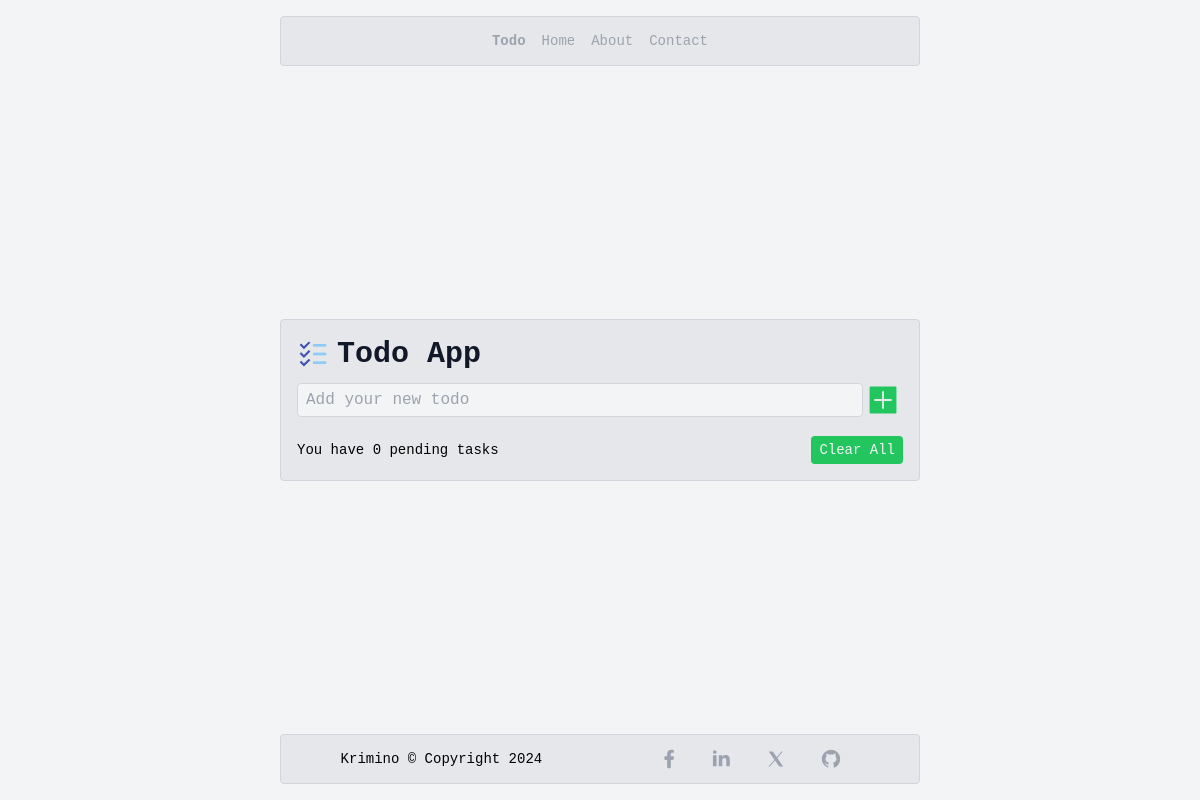
The page /tasks/ on the database as committed earlier.
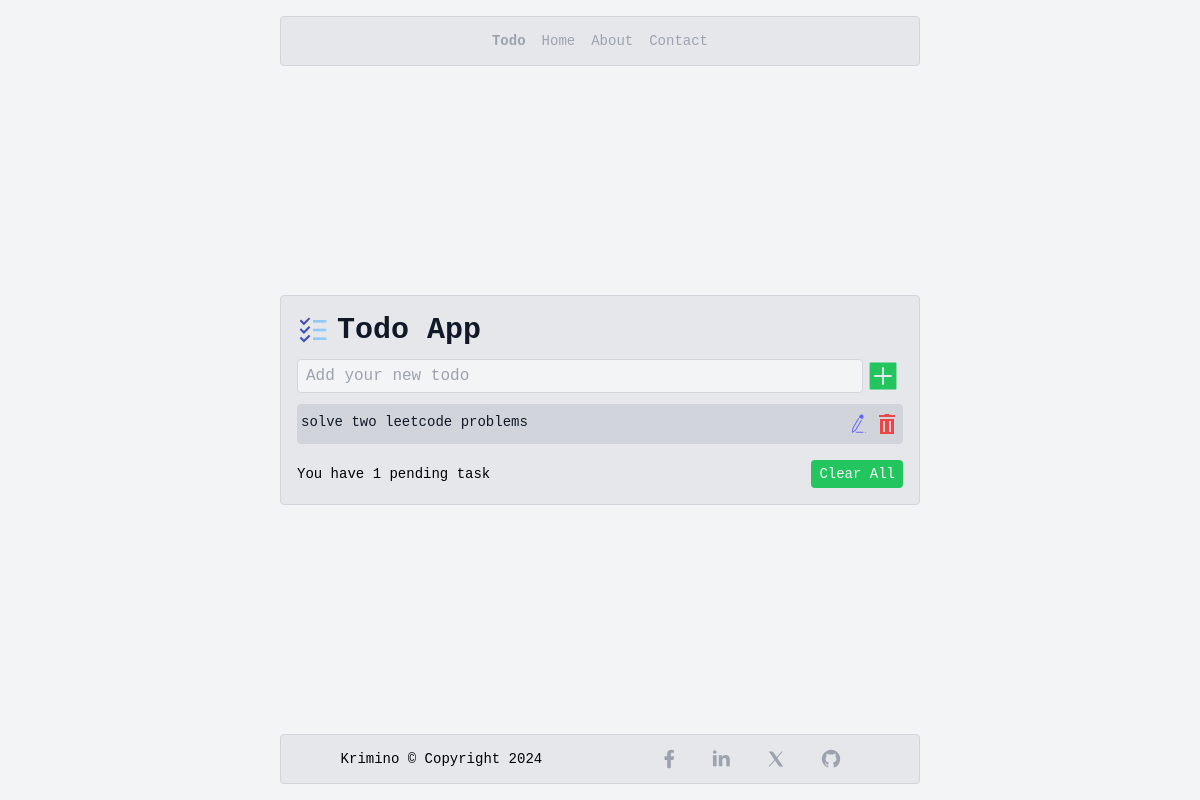
The same page on the database as committed later.
### tasks/models.py (models this page shows)
class Task(models.Model):
    STATUS_CHOICES = (
        ('completed', 'completed'),
        ('not completed', 'not completed'),
    )
    title = models.CharField(max_length=250, unique=True)
    description = models.TextField(blank=True, null=True)
    assigned_user = models.ForeignKey(TodoUser, on_delete=models.CASCADE, related_name='tasks')
    created_at = models.DateTimeField(auto_now_add=True)
    status = models.CharField(max_length=13, choices=STATUS_CHOICES, default='not completed')
    def __str__(self):
        return self.title

### tasks/views.py (the view, shortened to what this page needs)
# urls.py: path('', views.display_tasks, name='display-tasks'),
def display_tasks(request):
    tasks = Task.objects.all()
    context = {
        'tasks': tasks,
    }
    return render(request, 'tasks/tasks.html', context)

### tasks/templates/tasks/tasks.html (shortened to what this page needs)
{% extends 'base.html' %}
{% block content %}
    <div class="max-h-full flex-col bg-gray-200 border border-gray-300 rounded p-4 w-full max-w-screen-sm overflow-auto">
        <div class="flex items-center">
            <div class="">
            </div>
            <div class="font-black text-3xl text-gray-900 ml-2">
                Todo App
            </div>
        </div>
        <div class="mt-2">
            <form class="flex items-center" method="post">
                <input type="text" name="title" class="bg-gray-100 border border-gray-300 w-full rounded px-2 py-1" placeholder="Add your new todo">
                <button type="submit">
                    <a href="">
                    </a>
                </button>
            </form>
        </div>
        <div class="flex-col my-2">
            {% for task in tasks %}
                <a href="{% url 'tasks:task-details' task.id %}" class="">
                    <div class="bg-gray-300 text-gray-900 text-sm rounded py-2 px-1 flex justify-between
                    ">
                            <div class="inline-block">{{ task }}</div>
                            <div class="flex">
                                <a href="" class="">
                                </a>
                                <a href="" class="">
                                </a>
                            </div>
                    </div>
                </a>
            {% endfor %}
        </div>
        <div class="flex justify-between items-center mt-4">
            <div class="text-sm">You have {{ tasks.count }} pending task{% if tasks.count != 1 %}s{% endif %}</div>
            <a href="" class="bg-green-500 text-gray-100 hover:bg-green-700 px-2 py-1 rounded text-center text-sm font-medium">Clear All</a>
        </div>
    </div>
{% endblock %}

Rows that differ between the two databases and show on the page:
added Task: title "solve two leetcode problems"
Other text that changed with them:
{{ tasks.count }}: "0" → "1"
text no longer shown: "s"
